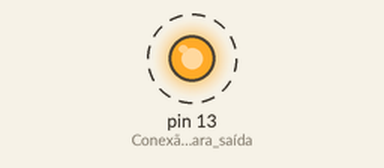
Recording of a sketch running on a simulated Arduino Uno, built with avr-gcc and run on an emulated ATmega328P. Shown: output pins drawn as LEDs (lit = HIGH). Dashed ring = blinking. What the sketch prints to the serial monitor is not drawn.

Above: at 0.5 s.
Timing chart, 0 to 4.6 s (numbered marks = the images above):
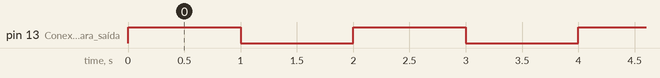

Measured:
- by itself, pin 13 (Conexão_13_é_para_saída): alternates HIGH for 1.0 s and LOW for 1.0 s

The sketch:

06-and-piscar-led-e-exibir-informacao.ino
```cpp
/**
  Simulador do operador lógico AND
  Prensa com controle bi manual
  @author Erica Viana
*/

int led;

void setup() {
  pinMode(13, OUTPUT); // Conexão 13 é para saída
  Serial.begin(9600);
}

void loop() {
  digitalWrite(13, HIGH);
  led = digitalRead(13); // Leitura da porta digital (0 ou 1)
  Serial.println(led);
  delay(1000); // 1000ms = 1 segundo
  digitalWrite(13, LOW);
  led = digitalRead(13); // Leitura da porta digital (0 ou 1)
  Serial.println(led);
  delay(1000);
}
```
